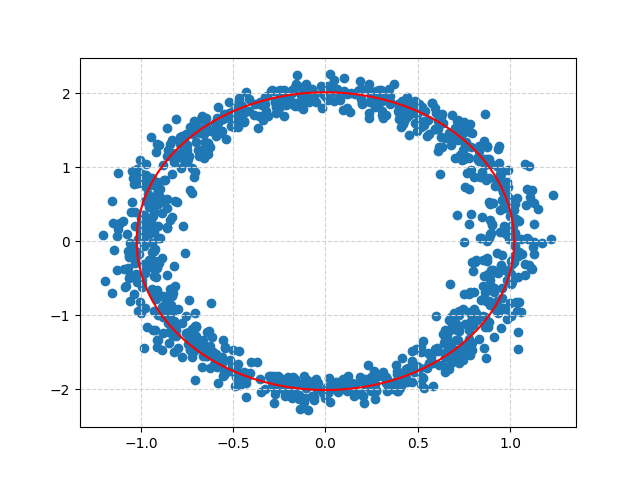

The Python source for this figure:
import pandas as pd
import matplotlib.pyplot as plt
import numpy as np


def gradient_descent(u, v):
    # Get the length N of the data points
    N = len(u)

    # Construct the matrix A so we can calculate the matrix norm and compute f
    A = np.zeros((N, 2))
    A[:, 0] = u ** 2
    A[:, 1] = v ** 2

    # Construct vector b
    b = np.full(N, 1)

    # Function that evaluates f at point a
    def f(a):
        return (A.dot(a) - b).dot((A.dot(a) - b))

    # Calculate norm of A and mu
    norm = np.linalg.norm(A.transpose().dot(A), ord=2)
    mu = 1 / (2 * norm)

    # Start gradient descent
    a_t = np.array([1., 1.])
    should_stop = False

    # Minimum difference between iterations so that we continue the gradient descent algorithm
    epsilon = 1e-8
    current_iteration = 0

    print(f"Parameters: mu={mu}")
    print(f"Starting values: a=({a_t[0]}, {a_t[1]}), f(a) = {f(a_t)}")

    while not should_stop:
        # Iteration of gradient descent

        # The ith element of vec is a1*u_n^2 + a2*v_n^2 - 1
        vec = A.dot(a_t) - b

        # Clone vec as a column matrix with two columns to multiply element-wise with A
        B = np.array([vec, vec]).transpose()

        # Multiply A and B element wise and sum each column
        gradient = 2 * np.sum(A * B, axis=0)

        # Calculate next a_t
        next_a = a_t - mu * gradient

        # Print debug information about the algorithm in each iteration
        print(f"\tGradient: {gradient}")
        print(f"Iteration {current_iteration}, a=({a_t[0]}, {a_t[1]}), f(a) = {f(a_t)}")

        current_iteration += 1
        if abs(f(next_a) - f(a_t)) < epsilon:
            should_stop = True

        # End this iteration
        a_t = next_a
    return (current_iteration, a_t, f(a_t))

filename = "HW2-3/HW2-3.txt"

# Load dataframe using pandas
df = pd.read_csv(filename, header=None)

# Extract u and v coordinates from dataframe
u = df.iloc[0].to_numpy()
v = df.iloc[1].to_numpy()

(current_iteration, a_t, f_a_t) = gradient_descent(u, v)

print(f"Final values after {current_iteration} iterations: a=({a_t[0]}, {a_t[1]}), f(a) = {f_a_t}")

# Plot together the scatter plot with the ellipse obtained
plt.scatter(u, v)

# We are going to plot parametrically the ellipse, so we have to convert the radius
radius = 1 / np.sqrt(a_t)

# Plot the ellipse
t = np.linspace(0, 2 * np.pi, 100)
plt.plot(radius[0] * np.cos(t), radius[1] * np.sin(t), color='red')

# Plot a grid
plt.grid(color='lightgray', linestyle='--')

plt.show()
